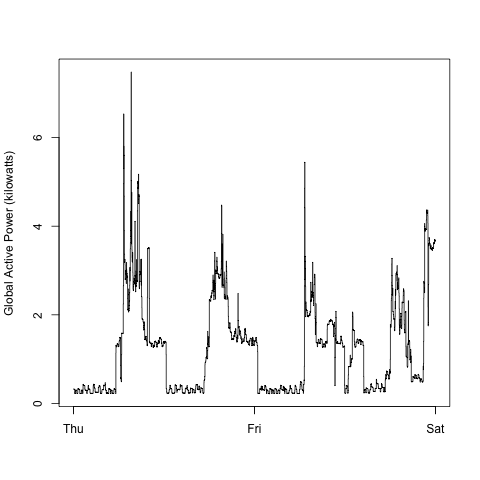

Here is the R script that generated this plot:
source("util.R")
housepower <- if(exists("housepower")) housepower else read_housepower()
png("plot2.png",width=480,height=480,units="px",bg="transparent")
gen_plot_2(housepower)
dev.off()